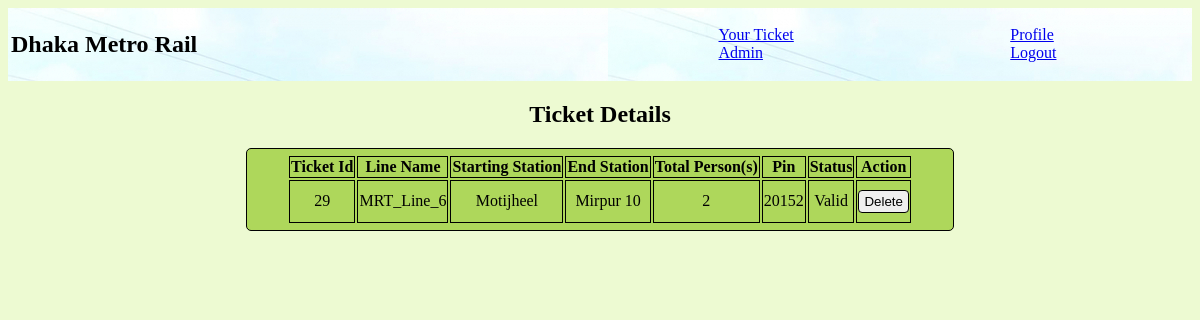
The page /ticketDetails.php (signed in) on the database its author committed.
### tables this page shows
CREATE TABLE `ticket` (
  `ticketId` int(11) NOT NULL,
  `userID` int(11) DEFAULT NULL,
  `lineName` varchar(55) DEFAULT NULL,
  `startStation` varchar(55) DEFAULT NULL,
  `endStation` varchar(55) DEFAULT NULL,
  `totalPerson` varchar(55) DEFAULT NULL,
  `pin` varchar(55) DEFAULT NULL,
  `valid` varchar(55) DEFAULT NULL,
  `timeStamp` varchar(55) DEFAULT NULL
);

### db.php (called while the page is built, shortened)
<?php
function coonectDB(){
    $servername = "localhost";
    $username = "root";
    $password = "";
    try {
    $conn = new PDO("mysql:host=$servername;dbname=dhakametroraildb", $username, $password);
    $conn->setAttribute(PDO::ATTR_ERRMODE, PDO::ERRMODE_EXCEPTION);
    } catch(PDOException $e) {
    }
    return $conn;
}
function getDataDB($tableName, $orderBy="", $where=""){
    $sql = "SELECT * FROM ". $tableName ." ";
    if($where)
        $sql .= "Where " .$where[0]." = "."'". $where[1] ."'";
    $sql.= ';';
    $conn = coonectDB();
    $result = $conn->query($sql);
    $rows = $result->fetchAll();
    return $rows;
}
?>

### ticketDetails.php (the view, shortened to what this page needs)
<?php
require_once('header.php');
?>
<!DOCTYPE html>
<html lang="en">
<head>
</head>
<body>
<form method="post">
            <?php
            $rows = getDataDB('ticket','',array('userID',$_SESSION['userId']));
            if($rows){
                echo '<table class="input_field view"><caption><h2>Ticket Details</h2></caption>';
                echo '<tr><th>Ticket Id</th><th>Line Name</th><th>Starting Station</th><th>End Station</th><th>Total Person(s)</th><th>Pin</th><th>Status</th><th>Action</th></tr>';
            }
            foreach($rows as $row) {
                if($row['valid']== 'yes' || $row['valid']== 'in'){
                    echo "<tr><td> ".$row['ticketId']."</td>";
                    echo "<td> ".$row['lineName']."</td>";
                    echo "<td>".$row['startStation']."</td>";
                    echo "<td>".$row['endStation']."</td>";
                    echo "<td>".$row['totalPerson']."</td>";
                    echo "<td>".$row['pin']."</td>";
                    if($row['valid']== 'yes'){
                        echo "<td>Valid</td>";
                    }
                    else if($row['valid']== 'in'){
                        echo "<td>Inside Train or Station</td>";
                    }
                    if($row['valid']== 'in'){
                        echo "<td>Can not delete now</td>";
                    }
                    else
                        echo '<td><input type="submit" name="'.$row['ticketId'].'" value="Delete"></td></tr>';
                }
            }
            if($rows){
                echo '</table>';
            }
            else{
                echo '<center><h1>You have no valid tickets<h1></center>';
            }
            ?>
            </form>
</body>
</html>

### header.php (style rules this page uses)
body { background-color: #edfad2; }
.input_field { border: 1px solid; background-color: #AED75B; width: auto; margin: auto; padding: 5px 40px; border-radius: 5px; }
.input_field input,.input_field textarea, .input_field select, .input_field option { width: auto; padding: 3px 5px; margin: 8px 0px; display: inline-block; border: 1px solid ; border-radius: 4px; box-sizing: border-box; }

### ticketDetails.php (style rules this page uses)
.view table, .view th, .view td { border:1px solid black; border-collapse: collapse; text-align: center; }

### rows shown on the page
ticket: ticketId "29", lineName "MRT_Line_6", startStation "Motijheel", endStation "Mirpur 10", totalPerson "2", pin "20152", valid "Valid"
